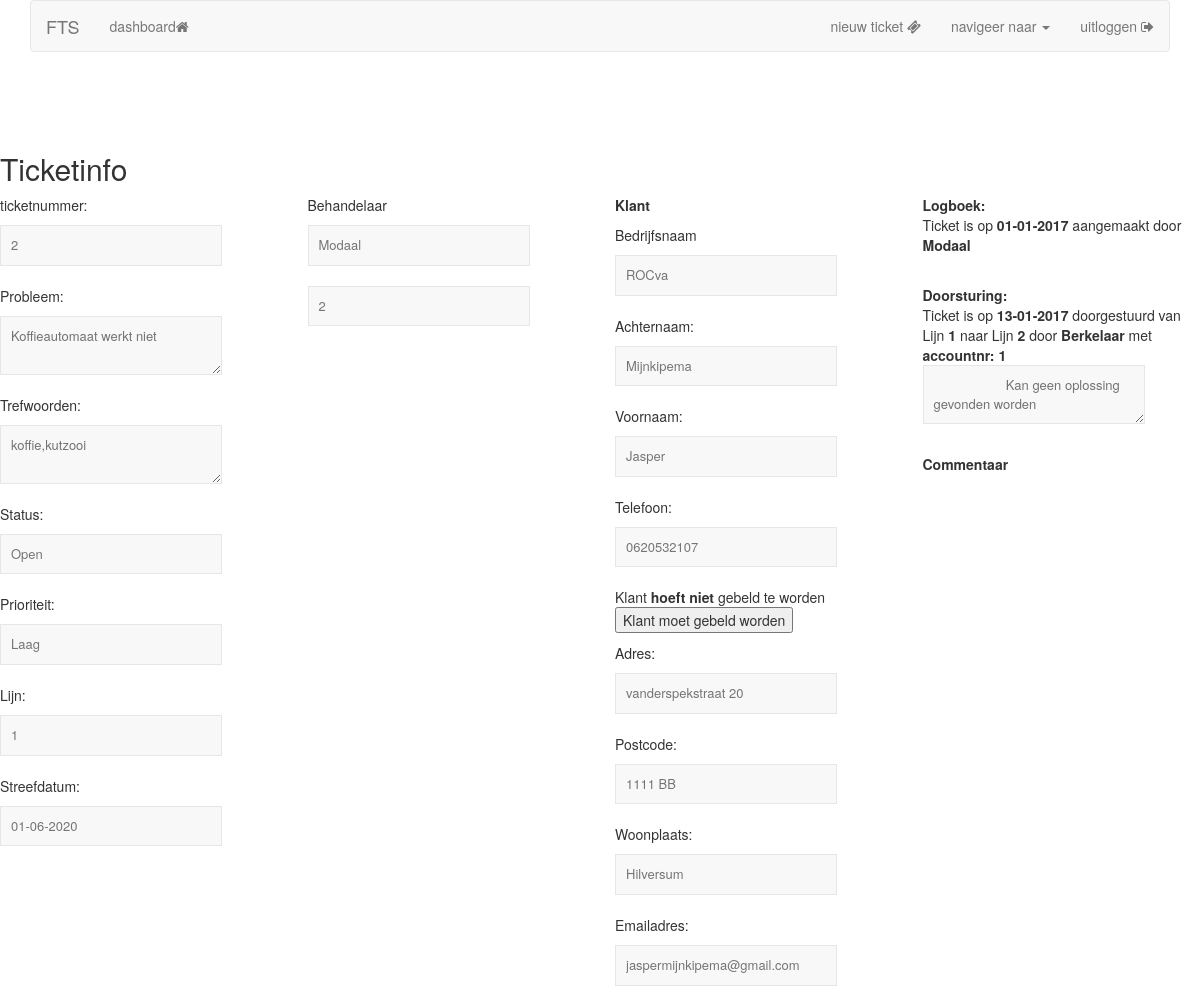
The app's page /acties/leesTicket.php?ticket=2 with its own data.
### tables this page shows
CREATE TABLE `ticket` (
  `ticketId` int(10) NOT NULL,
  `inBehandeling` tinyint(1) NOT NULL,
  `probleem` text NOT NULL,
  `trefwoorden` text NOT NULL,
  `prioriteit` int(10) NOT NULL,
  `aantalXterug` int(10) NOT NULL,
  `terugstuurLock` tinyint(1) NOT NULL,
  `lijnNr` int(10) NOT NULL,
  `datumAanmaak` date NOT NULL,
  `nogBellen` tinyint(1) NOT NULL,
  `streefdatum` date DEFAULT NULL,
  `redenTeLaat` text,
  `klantTevreden` tinyint(1) NOT NULL,
  `fstAccountNr` int(10) NOT NULL,
  `aangewAccountNr` int(10) NOT NULL,
  `klantId` int(10) NOT NULL,
  `subCategorieId` int(10) NOT NULL,
  `binnenkomstId` int(10) NOT NULL,
  `vVLaptopTypeId` int(10) NOT NULL,
  `besturingssysteemId` int(10) NOT NULL
);

CREATE TABLE `account` (
  `accountNr` int(10) NOT NULL,
  `lijnNr` int(10) NOT NULL,
  `isAdmin` tinyint(1) NOT NULL,
  `schoolKlasId` varchar(30) NOT NULL,
  `naam` varchar(30) NOT NULL,
  `achterNaam` varchar(30) NOT NULL,
  `actief` tinyint(1) NOT NULL,
  `laasteKeerIngelogd` date NOT NULL,
  `magInloggen` tinyint(1) NOT NULL,
  `vestigingId` int(10) NOT NULL,
  `gebruikersNaam` varchar(50) NOT NULL,
  `wachtwoord` varchar(60) NOT NULL,
  `klantId` int(10) NOT NULL
);

CREATE TABLE `klant` (
  `klantId` int(10) NOT NULL,
  `klantAchternaam` varchar(30) NOT NULL,
  `klantNaam` varchar(30) NOT NULL,
  `klantTel` varchar(15) NOT NULL,
  `klantAdres` varchar(50) NOT NULL,
  `klantPostc` varchar(30) NOT NULL,
  `klantStad` varchar(30) NOT NULL,
  `klantEmail` varchar(50) NOT NULL,
  `instantieId` int(10) NOT NULL,
  `bedrijfsId` int(10) NOT NULL
);

CREATE TABLE `bedrijf` (
  `bedrijfsId` int(10) NOT NULL,
  `naam` varchar(20) NOT NULL,
  `website` text NOT NULL,
  `kvkNr` int(20) NOT NULL,
  `btwNr` int(20) NOT NULL,
  `adres` varchar(50) NOT NULL,
  `stad` varchar(30) NOT NULL,
  `postC` varchar(10) NOT NULL,
  `tel` varchar(15) NOT NULL
);

CREATE TABLE `doorsturing` (
  `doorstuurId` int(10) NOT NULL,
  `vanLijn` int(10) NOT NULL,
  `naarLijn` int(10) NOT NULL,
  `opmerking` text NOT NULL,
  `accountNr` int(10) NOT NULL,
  `datum` date NOT NULL,
  `ticketId` int(10) NOT NULL
);

### functies.php (called while the page is built, shortened)
<?php
function verbinddatabase() {
$servernaam = "localhost";
$username = "root";
$password = "Admin01!";
$database = "ftsPrimair";
$connectie = new mysqli($servernaam, $username, $password, $database);
if ($connectie->connect_error) {
    die("Verbindingsfout!: " . $connectie->connect_error);
    echo "Pas op! Geen databaseconnectie!";
} else {
    return $connectie;
}}
function leesAccountAchterNaam($accountNr){
    $connectie = verbinddatabase();
    $leesAccountQuery = "SELECT achterNaam FROM account WHERE accountNr = '$accountNr'";
        $leesAccountUitkomst = $connectie->query($leesAccountQuery);
   $account = $leesAccountUitkomst->fetch_assoc();
   return $account['achterNaam'];
}
function datumOmzet($datum){
    $DateTime = new DateTime($datum);
    return $DateTime->format('d-m-Y');
}
function prioriteitOmzet ($prioriteitINT){
    switch($prioriteitINT){
        case "1":
            return "Laag";
    }
}
function leesBedrijfsNaam($bedrijfsId){
    $connectie = verbinddatabase();
    $bedrijfsQuery = "SELECT naam FROM bedrijf WHERE bedrijfsId = '$bedrijfsId'";
    $bedrijfsUitkomst = $connectie->query($bedrijfsQuery);
    $bedrijf = $bedrijfsUitkomst->fetch_assoc();
    return $bedrijf['naam'];
}

### acties/leesTicket.php (the view, shortened to what this page needs)
<?php
    require_once '../header.php';
    require_once '../functies.php';
    $connectie = verbinddatabase();
    $status = "Open";
    if (is_numeric($_GET['ticket'])) {
        $ticketId = $_GET['ticket'];
    }
    $ticketQuery = "SELECT * FROM ticket WHERE ticketId = '$ticketId'";
        $ticketUitkomst = $connectie->query($ticketQuery);
        $ticket = $ticketUitkomst->fetch_assoc();
    $doorstuurLogQuery = "SELECT * FROM doorsturing WHERE ticketId = '$ticketId'";
        $doorstuurLogUitkomst = $connectie->query($doorstuurLogQuery);
    $klantId = $ticket['klantId'];
        $klantQuery ="SELECT * FROM klant WHERE klantId = '$klantId'";
        $klantUitkomst = $connectie->query($klantQuery);
        $klant = $klantUitkomst->fetch_assoc();
    echo '
        <!DOCTYPE html>
        <html>
        <head>
        <title>Ticket Informatie FTS</title>
        <script src="//cdn.tinymce.com/4/tinymce.min.js"></script>
        <script>
            tinymce.init({
                    selector: "#mce",
                    menubar: false,
                    readonly : 1
                });
        </script>
        </head>
        <body>
        <h2> Ticketinfo </h2>
<div class="inner contact">
                <div class="contact-form">
<div class="grid">
<div class="row">
<div class="col-sm-3 wow animated slideInLeft" data-wow-delay=".5s">
         <p>ticketnummer: </p><input class="form" type="text" disabled="disabled" placeholder="'. $ticketId . '"/>
        <p>Probleem: </p><textarea class="form" id="mce" disabled="disabled">'.$ticket['probleem'].'</textarea>
        <p>Trefwoorden: </p><textarea class="form" disabled="disabled">' .$ticket['trefwoorden'].'</textarea>
        <p> Status: </p><input type="text" class="form" disabled="disabled" placeholder="' .$status. '"/>
        <p> Prioriteit: </p><input type="text" class="form" disabled="disabled" placeholder="'.prioriteitOmzet($ticket['prioriteit']).'"/>
        <p>Lijn: </p><input type="text" class="form" disabled="disabled" placeholder="'.$ticket['lijnNr'].'"/>
        <p> Streefdatum: </p><input type="text" class="form" disabled="disabled" placeholder="'.datumOmzet($ticket['streefdatum']).'"/>'
            ;
    if($ticket['aangewAccountNr'] > 0){
                $aangewAccountNr = $ticket['aangewAccountNr'];
                echo'
                <p> Aangewezen operator: </p> <input class="form" type="text" disabled="disabled" placeholder="'.leesAccountAchterNaam($aangewAccountNr).'"/> </div>';
            }else {
            echo '</div>';}
    if($ticket['vVLaptopTypeId'] > 0){
        $typeId = $ticket['vVLaptopTypeId'];
        $typeQuery = "SELECT * FROM veelVoorkomendeLaptopTypes WHERE vVLaptopTypeId = '$typeId'";
        if(!$typeUitkomst = $connectie->query($typeQuery)){
            echo "Type query mislukt..." . mysqli_error($connectie);
        }
        $type = $typeUitkomst->fetch_assoc();
        $merkId = $type['vVLaptopMerkId'];
        $typeOm = $type['vVLaptopTypeOm'];
        $merkQuery = "SELECT vVLaptopMerkOm FROM veelVoorkomendelaptopMerken WHERE vVLaptopMerkId = '$merkId'";
        if(!$merkUitkomst = $connectie->query($merkQuery)){
            echo "Merk query mislukt..." . mysqli_error($connectie);
        }
        $merk = $merkUitkomst->fetch_assoc();
        $merkOm = $merk['vVLaptopMerkOm'];
        echo '
            <div class="col-sm-3 wow animated slideInLeft" data-wow-delay=".5s">
            <p> Laptop: </p>
            Merk:<input type="text" class="form" disabled="disabled" placeholder="'.$merkOm.'"/><br>
            Type:<input type="text" class="form" disabled="disabled" placeholder="'.$typeOm.'"/>';
    }else{echo'<div class="col-sm-3 wow animated slideInLeft" data-wow-delay=".5s">';}
    if($ticket['lijnNr'] === $_SESSION['lijnNr'] or $_SESSION['isAdmin'] === "1"){
        echo '
            <p><strong> Doorsturen: </strong></p>
            <form action="leesTicket.php?ticket='. $ticket['ticketId'] .'"method="POST">
            <textarea class="form" placeholder="reden doorsturing" name="opmerking" value="Reden doorsturing" maxlength="70" required></textarea><br>
            ';
        if($ticket['lijnNr'] > 1 && $ticket['lijnNr'] <= 3) {
            echo '
                <button name="lijnDwn" type="submit" value="lijnDwn">Lijnomlaag</button> ';
            }
        if($ticket['lijnNr'] < 3) {
            echo '
                <button name="lijnUp" type="submit" value="lijnUp">Lijnomhoog</button> ';
            }
            echo'
                </form>';
    } else {
        echo'
        <p> Behandelaar </p>
        <input type="text" class="form" disabled="disabled" placeholder="'.leesAccountAchterNaam($ticket['fstAccountNr']).'"/>
        <input type="text" class="form" disabled="disabled" placeholder="'.$ticket['fstAccountNr'].'"/>';
    }
    echo '</div>';
    echo '<div class="col-sm-3 wow animated slideInLeft" data-wow-delay=".5s"><p><strong> Klant </strong></p>';
    if($klant['bedrijfsId'] > 0){
        echo '<p> Bedrijfsnaam </p><input class="form" type="text" disabled="disabled" placeholder="'.leesBedrijfsNaam($klant["bedrijfsId"]).'"/>';
    }
        echo '
        <p> Achternaam: </p> <input type="text" class="form" disabled="disabled" placeholder="'.$klant['klantAchternaam'].'"/>
        <p> Voornaam: </p> <input type="text" class="form" disabled="disabled" placeholder="'.$klant['klantNaam'].'"/>
        <p> Telefoon: </p> <input type="text" class="form" disabled="disabled" placeholder="'.$klant['klantTel'].'"/>';
        echo '<form action="leesTicket.php?ticket='. $ticket['ticketId'] .'" method="POST">';
        if($ticket['nogBellen'] === "1"){
            echo '<p>Klant <strong>moet nog</strong> gebeld worden! <p>
                <button name="nogBellen" type="submit" value="0">Klant is gebeld</button>';
        } else {
            echo '
                <p>Klant <strong>hoeft niet</strong> gebeld te worden <br>
                <button name="nogBellen" type="submit" value="1">Klant moet gebeld worden</button>
                </form>
                ';
        }
        echo'
        <p> Adres: </p> <input type="text" class="form" disabled="disabled" placeholder="'.$klant['klantAdres'].'"/>
        <p> Postcode: </p> <input type="text" class="form" disabled="disabled" placeholder="'.$klant['klantPostc'].'"/>
        <p> Woonplaats: </p> <input type="text" class="form" disabled="disabled" placeholder="'.$klant['klantStad'].'"/>
        <p> Emailadres: </p> <input type="text" class="form" disabled="disabled" placeholder="'.$klant['klantEmail'].'"/></div>
<div class="col-sm-3 wow animated slideInLeft" data-wow-delay=".5s">
        <p><strong> Logboek: </strong><br>
        Ticket is op <strong>'.datumOmzet($ticket['datumAanmaak']).'</strong> aangemaakt door <strong>'.leesAccountAchterNaam($ticket['fstAccountNr']).'</strong><p>';
        while($doorstuurLog = $doorstuurLogUitkomst->fetch_assoc()){
            echo '<br><strong>Doorsturing:</strong><br>'
            . 'Ticket is op <strong>'.datumOmzet($doorstuurLog['datum']).'</strong> doorgestuurd
                    van Lijn <strong>'.$doorstuurLog['vanLijn'].'</strong>
                    naar Lijn <strong>'.$doorstuurLog['naarLijn'].'</strong>
                    door <strong>'.leesAccountAchterNaam($doorstuurLog['accountNr']).'</strong>
                    met <strong>accountnr: '.$doorstuurLog['accountNr'].
                    '</strong><textarea class="form" disabled="disabled">
                    '.$doorstuurLog["opmerking"].'</textarea>';
        }
        echo '<strong><p> Commentaar </p></strong>';
                echo'</div></div></div></div> ';
?>

### styles.css (style rules this page uses)
body { font-family: 'Open Sans', 'sans-serif'; width: 100%; height:100% }
body { width:100% }
.form { width: 80%; padding: 10px; background:#f8f8f8; border:1px solid rgba(0, 0, 0, 0.075); margin-bottom:20px; color:#727272 !important; font-size:13px; -webkit-transition: all 0.4s; -moz-transition: all 0.4s; transition: all 0.4s; }
input { position: relative; }

### records on screen
ticket: probleem "Koffieautomaat werkt niet", trefwoorden "koffie,kutzooi", prioriteit "Laag", lijnNr "1", streefdatum "01-06-2020", fstAccountNr.achterNaam "Modaal", fstAccountNr "2", datumAanmaak "01-01-2017"
klant: bedrijfsId.naam "ROCva", klantAchternaam "Mijnkipema", klantNaam "Jasper", klantTel "0620532107", klantAdres "vanderspekstraat 20", klantPostc "1111 BB", klantStad "Hilversum", klantEmail "jaspermijnkipema@gmail.com"
doorsturing: datum "13-01-2017", vanLijn "1", naarLijn "2", accountNr.achterNaam "Berkelaar", accountNr "1", opmerking "Kan geen oplossing gevonden worden"
